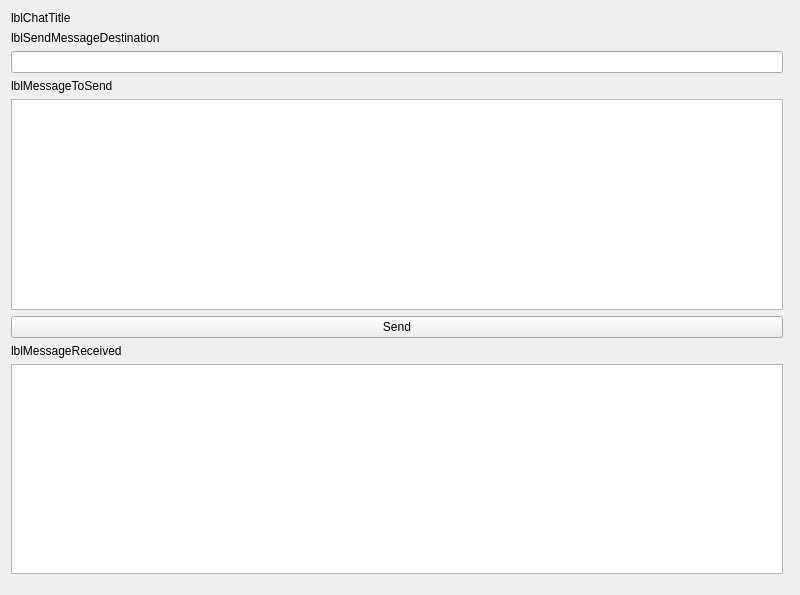
<?xml version="1.0" encoding="UTF-8"?>
<ui version="4.0">
 <class>ChatWidget</class>
 <widget class="QWidget" name="ChatWidget">
  <property name="geometry">
   <rect>
    <x>0</x>
    <y>0</y>
    <width>800</width>
    <height>595</height>
   </rect>
  </property>
  <property name="windowTitle">
   <string>Form</string>
  </property>
  <layout class="QHBoxLayout" name="horizontalLayout">
   <item>
    <layout class="QVBoxLayout" name="left">
     <item>
      <widget class="QLabel" name="lblChatTitle">
       <property name="sizePolicy">
        <sizepolicy hsizetype="Expanding" vsizetype="Preferred">
         <horstretch>0</horstretch>
         <verstretch>0</verstretch>
        </sizepolicy>
       </property>
       <property name="text">
        <string>lblChatTitle</string>
       </property>
      </widget>
     </item>
     <item>
      <widget class="QLabel" name="lblChatMessageDestination">
       <property name="sizePolicy">
        <sizepolicy hsizetype="Expanding" vsizetype="Preferred">
         <horstretch>0</horstretch>
         <verstretch>0</verstretch>
        </sizepolicy>
       </property>
       <property name="text">
        <string>lblSendMessageDestination</string>
       </property>
      </widget>
     </item>
     <item>
      <widget class="QLineEdit" name="txtChatDestinationAddress">
       <property name="text">
        <string/>
       </property>
      </widget>
     </item>
     <item>
      <widget class="QLabel" name="lblChatMessageToSend">
       <property name="sizePolicy">
        <sizepolicy hsizetype="Expanding" vsizetype="Preferred">
         <horstretch>0</horstretch>
         <verstretch>0</verstretch>
        </sizepolicy>
       </property>
       <property name="text">
        <string>lblMessageToSend</string>
       </property>
      </widget>
     </item>
     <item>
      <widget class="QTextEdit" name="txtChatMessageToSend">
       <property name="html">
        <string>&lt;!DOCTYPE HTML PUBLIC &quot;-//W3C//DTD HTML 4.0//EN&quot; &quot;http://www.w3.org/TR/REC-html40/strict.dtd&quot;&gt;
&lt;html&gt;&lt;head&gt;&lt;meta name=&quot;qrichtext&quot; content=&quot;1&quot; /&gt;&lt;meta charset=&quot;utf-8&quot; /&gt;&lt;style type=&quot;text/css&quot;&gt;
p, li { white-space: pre-wrap; }
hr { height: 1px; border-width: 0; }
li.unchecked::marker { content: &quot;\2610&quot;; }
li.checked::marker { content: &quot;\2612&quot;; }
&lt;/style&gt;&lt;/head&gt;&lt;body style=&quot; font-family:'Segoe UI'; font-size:9pt; font-weight:400; font-style:normal;&quot;&gt;
&lt;p style=&quot;-qt-paragraph-type:empty; margin-top:0px; margin-bottom:0px; margin-left:0px; margin-right:0px; -qt-block-indent:0; text-indent:0px; font-family:'Ubuntu'; font-size:11pt;&quot;&gt;&lt;br /&gt;&lt;/p&gt;&lt;/body&gt;&lt;/html&gt;</string>
       </property>
      </widget>
     </item>
     <item>
      <widget class="QPushButton" name="btnSendMessage">
       <property name="sizePolicy">
        <sizepolicy hsizetype="Expanding" vsizetype="Fixed">
         <horstretch>0</horstretch>
         <verstretch>0</verstretch>
        </sizepolicy>
       </property>
       <property name="text">
        <string>Send</string>
       </property>
      </widget>
     </item>
     <item>
      <widget class="QLabel" name="lblChatMessageReceived">
       <property name="sizePolicy">
        <sizepolicy hsizetype="Expanding" vsizetype="Preferred">
         <horstretch>0</horstretch>
         <verstretch>0</verstretch>
        </sizepolicy>
       </property>
       <property name="text">
        <string>lblMessageReceived</string>
       </property>
      </widget>
     </item>
     <item>
      <widget class="QTextEdit" name="txtChatMessageReceived">
       <property name="html">
        <string>&lt;!DOCTYPE HTML PUBLIC &quot;-//W3C//DTD HTML 4.0//EN&quot; &quot;http://www.w3.org/TR/REC-html40/strict.dtd&quot;&gt;
&lt;html&gt;&lt;head&gt;&lt;meta name=&quot;qrichtext&quot; content=&quot;1&quot; /&gt;&lt;meta charset=&quot;utf-8&quot; /&gt;&lt;style type=&quot;text/css&quot;&gt;
p, li { white-space: pre-wrap; }
hr { height: 1px; border-width: 0; }
li.unchecked::marker { content: &quot;\2610&quot;; }
li.checked::marker { content: &quot;\2612&quot;; }
&lt;/style&gt;&lt;/head&gt;&lt;body style=&quot; font-family:'Segoe UI'; font-size:9pt; font-weight:400; font-style:normal;&quot;&gt;
&lt;p style=&quot;-qt-paragraph-type:empty; margin-top:0px; margin-bottom:0px; margin-left:0px; margin-right:0px; -qt-block-indent:0; text-indent:0px; font-family:'Ubuntu'; font-size:11pt;&quot;&gt;&lt;br /&gt;&lt;/p&gt;&lt;/body&gt;&lt;/html&gt;</string>
       </property>
      </widget>
     </item>
     <item>
      <spacer name="verticalSpacer_8">
       <property name="orientation">
        <enum>Qt::Vertical</enum>
       </property>
       <property name="sizeType">
        <enum>QSizePolicy::Fixed</enum>
       </property>
       <property name="sizeHint" stdset="0">
        <size>
         <width>20</width>
         <height>10</height>
        </size>
       </property>
      </spacer>
     </item>
    </layout>
   </item>
   <item>
    <widget class="QWidget" name="widget" native="true"/>
   </item>
  </layout>
 </widget>
 <resources/>
 <connections/>
</ui>
